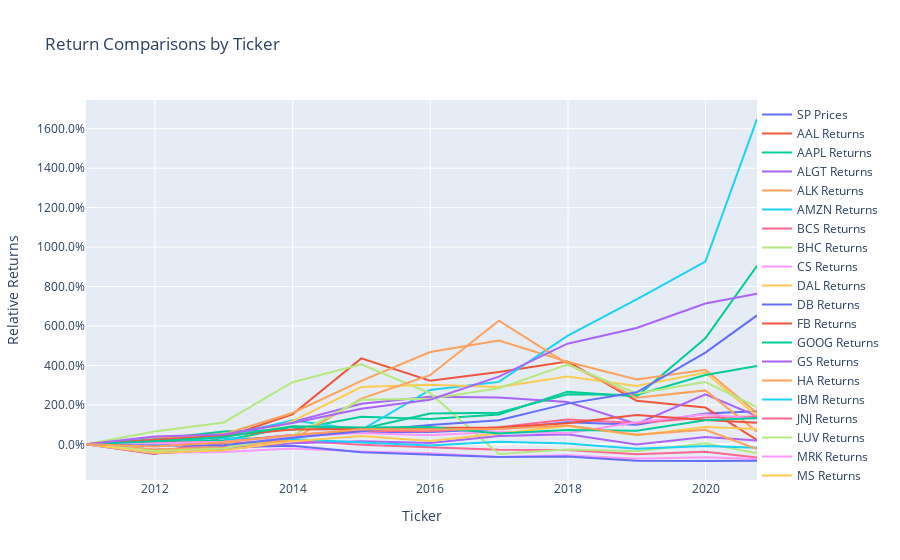

Notebook cell for this chart:
### Code cell
data1 = [trace1, trace2, trace3, trace4, trace5, trace6, trace7, trace8, trace9, trace10, trace11, trace12, trace13, trace14, trace15, trace16, trace17, trace18, trace19, trace20, trace21, trace22, trace23, trace24, trace25]

layout = go.Layout(title = 'Return Comparisons by Ticker'
    , barmode = 'group'
    , yaxis=dict(title='Relative Returns', tickformat=".1%")
    , xaxis=dict(title='Ticker')
    , legend=dict(x=1,y=1)
    )

fig = go.Figure(data=data1, layout=layout)
iplot(fig)
